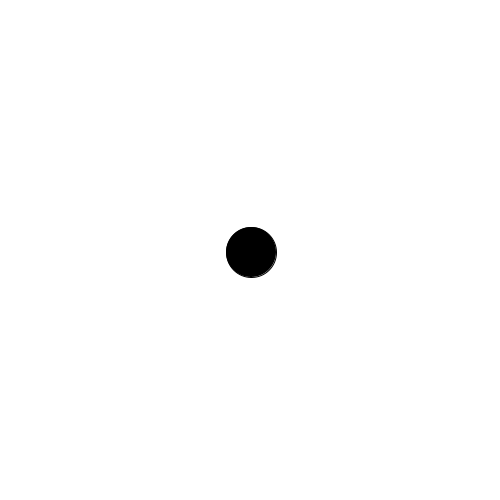
Frame 1 (no input)
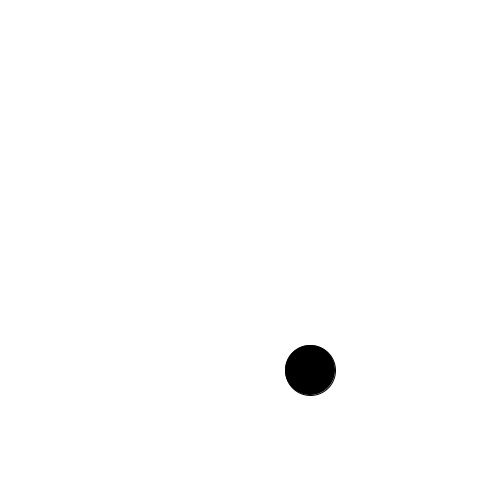
Frame 60 (the mouse pressed at the canvas centre just before this capture)
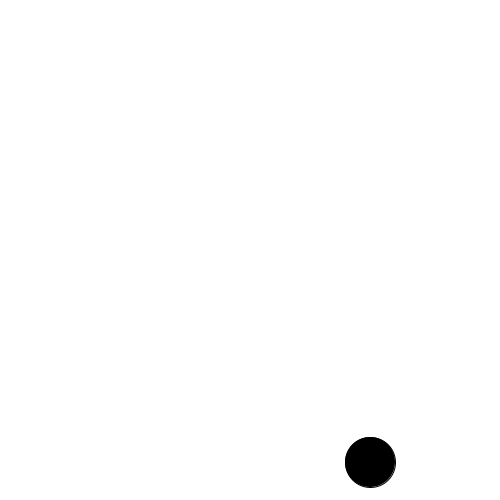
Frame 120 (the mouse held since frame 60 and released just before this capture)

The Processing sketch that drew these frames (run headless with seeded random() and noise(); from frame 60 on, the mouse is pressed at the canvas centre):

// Processing sketch: drill31
// ── drill31.pde
float x = 250;
float y = 250;
float dx = 1;
float dy = 2;
boolean status = true;
void setup() {
    size(500,500);
}

void draw() {
    background(255);
    fill(0);
    if (y-25 < 0 || y+25 > height) {
        dy *= -1;
    }
    if (x-25 < 0 || x+25 > width) {
        dx *= -1;
    }
    if (status) {
        x += dx;
        y += dy;
    }
    ellipse(x, y, 50, 50);
}

void mouseClicked() {
    if (status) {
        status = false;
    } else {
        status = true;
    }
}
